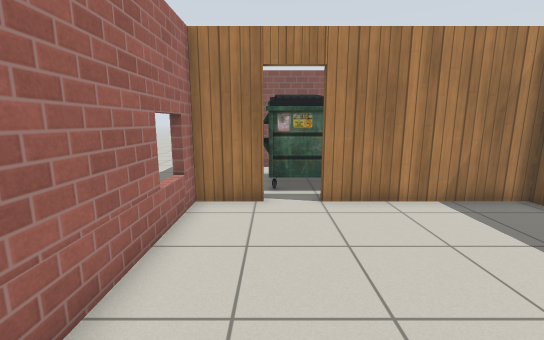
[1] (above)

18 first-person views from a walk through a Gazebo world. The camera is 1.2 m above the floor, tilts 10° down and sees 90° across. The floor is counted in squares, 0.5 m on a side. Each view is taken from the middle of a square. On the plan, view 1 faces up. The plan holds only what a view shows up to about 17 squares ahead; the rest is blank. Gazebo's built-in surfaces are drawn with simple patterns. Some stock models are drawn as simple stand-ins.

[2]
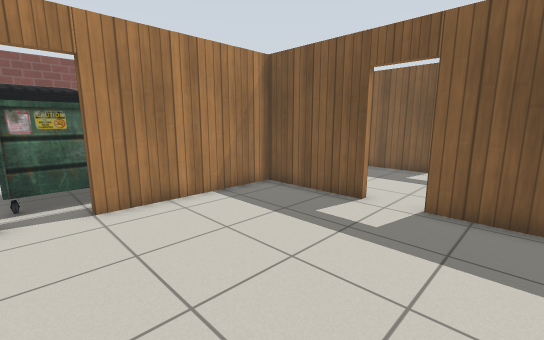

[3]
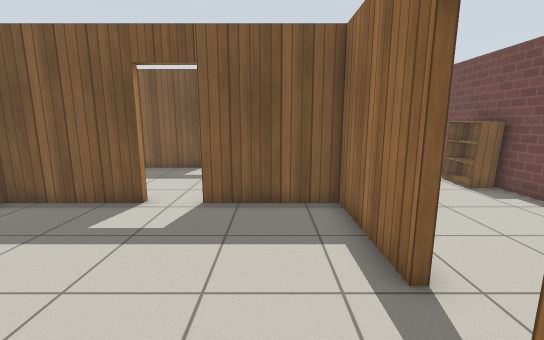

[4]
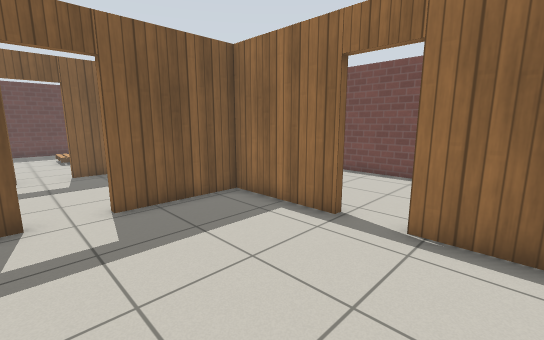

[5]
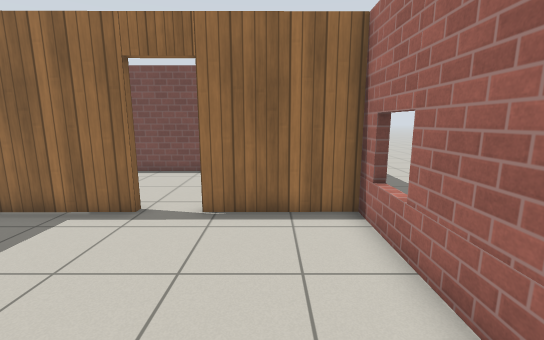

[6]
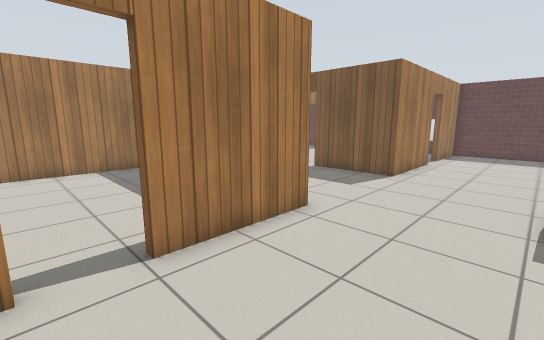

[7]
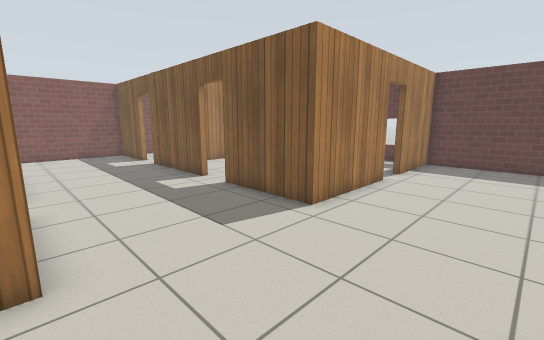

[8]
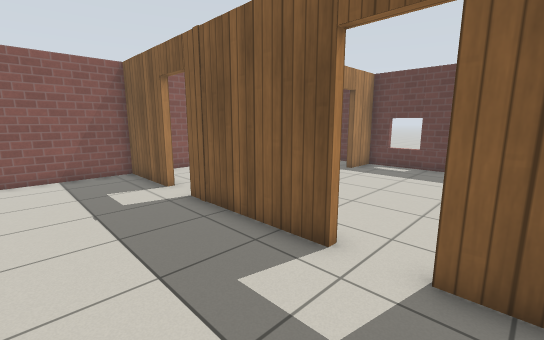

[9]
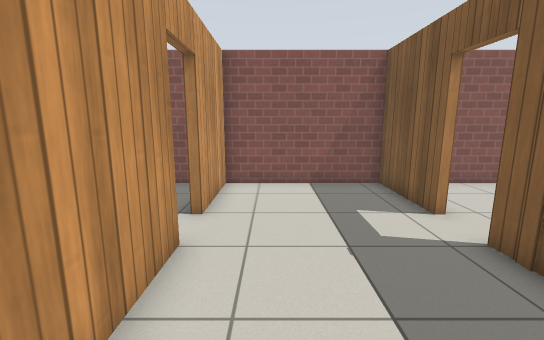

[10]
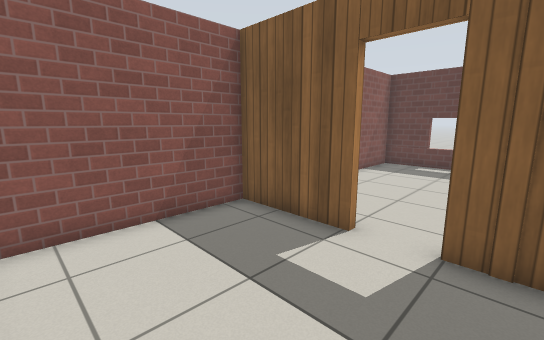

[11]
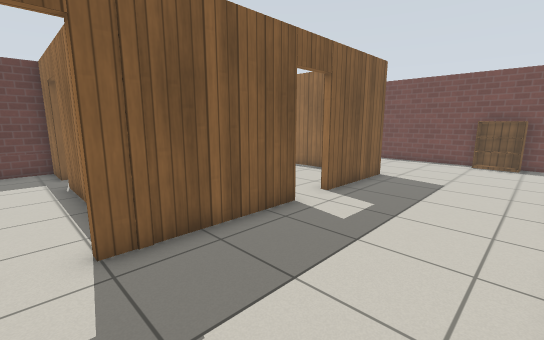

[12]
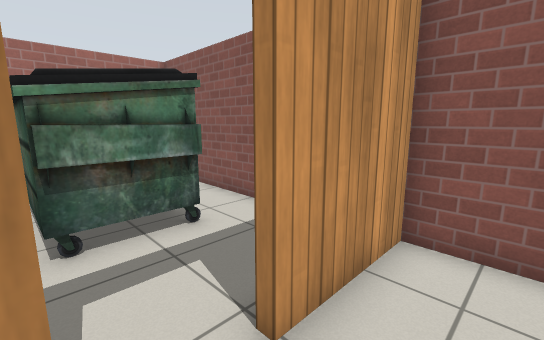

[13]
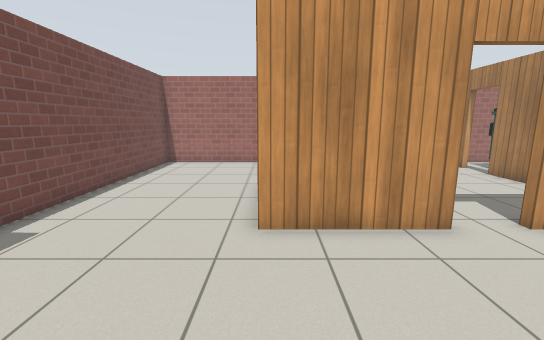

[14]
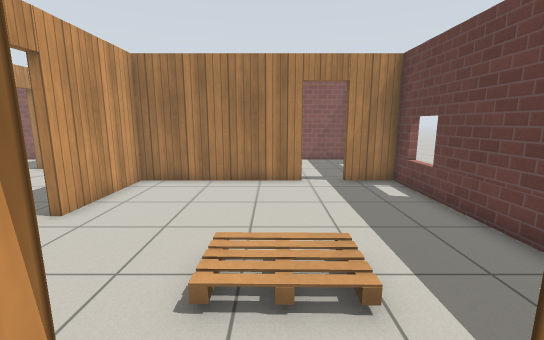

[15]
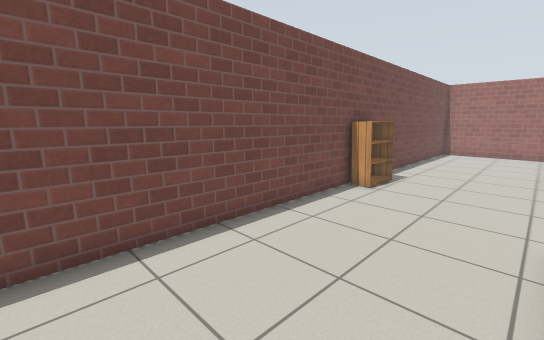

[16]
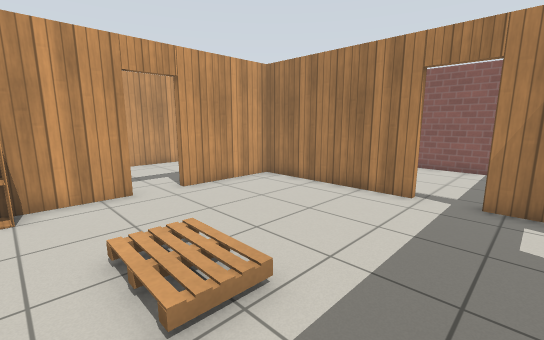

[17]
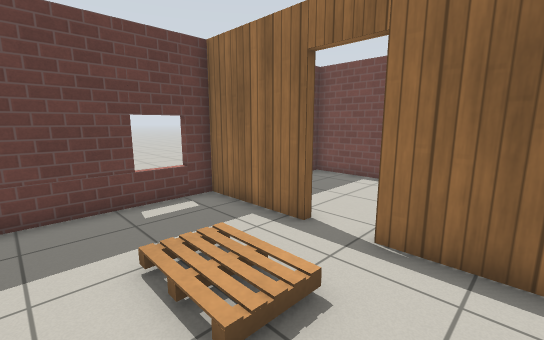

[18]
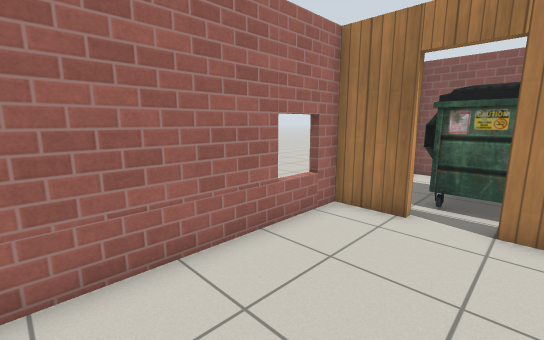

### Floor plan
Points are (right, up) in squares from view 1. A wall is a line through its corners. A room is listed if a view was taken in it or the views show most of it. See-through windows are left out.
Room 1 (views 1, 2, 3, 4, 5, 18)
walls: (3.6, -2.1) (7.9, -2.1) (7.9, 1.9); (-0.1, 8.1) (-2.3, 8.1) (-2.3, -2.1) (1.9, -2.1); (-2.3, 7.1) (-2.8, 7.1); (7.9, 3.7) (7.9, 8.1) (1.5, 8.1); (-2.8, -1.1) (-2.3, -1.1)
ways out: open door at (2.5, -2) to room 2; open door at (8, 2.5) to room 2; open door at (0.5, 8)
Room 2 (views 6, 7, 8, 9, 10, 11, 12, 13, 14, 15)
walls: (8.2, 1.9) (8.2, -2.3) (3.6, -2.3); (11.6, -8.3) (25.1, -8.3) (25.1, -2.3) (21, -2.3); (14.3, 3.6) (14.3, 9.1); (19.2, -2.3) (14.3, -2.3) (14.3, 2); (8.2, 9.1) (8.2, 3.7); (14.3, 10.8) (14.3, 14.6) (8.2, 14.6) (8.2, 10.9); (-2.3, -2.8) (-2.3, -8.3) (9.4, -8.3)
ways out: open door at (2.5, -2) to room 1; open door at (8, 2.5) to room 1; open door at (14.3, 2.7) to room 3; open door at (20.5, -2) to room 3; open door at (14.3, 9.7) to room 4; open door at (8, 9.5)
objects: bookshelf (10, -8) to (11, -8)
Room 3 (views 16, 17)
walls: (21, -2) (25.1, -2) (25.1, 8.1) (23, 8.1); (21.2, 8.1) (14.6, 8.1) (14.6, 3.6); (14.6, 2) (14.6, -0.6); (16.7, -2) (19.3, -2)
ways out: open door at (14.3, 2.7) to room 2; open door at (20.5, -2) to room 2; open door at (22.5, 8) to room 4
objects: cabinet (15, -1); pallet (20, 0) to (21, 1)
Room 4 (no view inside)
walls: (18.4, 8.4) (21.2, 8.4); (23, 8.4) (25.1, 8.4) (25.1, 14.6) (16.2, 14.6)
ways out: open door at (14.3, 9.7) to room 2; open door at (22.5, 8) to room 3

Positions as (right, up) in squares from view 1, and headings:
1: (0, 0), facing up
2: (0, 0), facing up-right
3: (0, 0), facing right
4: (0, 4), facing down-right
5: (0, 5), facing down
6: (2, -7), facing up-right
7: (8, -7), facing up-right
8: (10, 1), facing up-right
9: (10, 4), facing up
10: (9, 8), facing up-right
11: (9, 10), facing down-right
12: (10, 9), facing up-left
13: (14, -2), facing left
14: (20, -3), facing up
15: (21, -3), facing down-left
16: (24, -1), facing up-left
17: (17, 3), facing down-right
18: (2, 1), facing up-left
